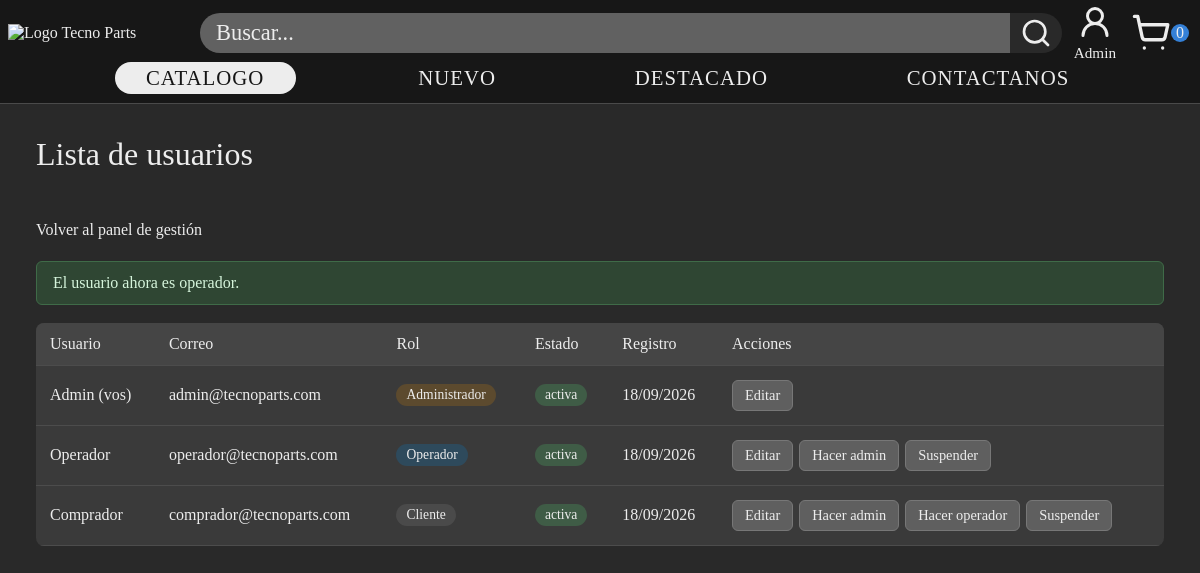
The app's page /index.php?pagina=admin_usuario&aviso=rol_operador (signed in) with its own data.
### tables this page shows
CREATE TABLE `usuarios` (
  `id_usuario` INT AUTO_INCREMENT PRIMARY KEY,
  `nombre` VARCHAR(255) NOT NULL UNIQUE,
  `email` VARCHAR(255) NOT NULL UNIQUE,
  `contrasenia` VARCHAR(255) NOT NULL,
  `foto` VARCHAR(255),
  `rol` ENUM('cliente', 'administrador', 'operador') NOT NULL DEFAULT 'cliente',
  `suspendida` TINYINT(1) NOT NULL DEFAULT 0,
  `fecha_registro` DATETIME NOT NULL DEFAULT CURRENT_TIMESTAMP
);

### controllers/AdminUsuarioController.php (called while the page is built, shortened)
<?php
require_once __DIR__ . '/../config/auth.php';
class AdminUsuarioController {
    private $usuarioModel;
    private $avisos = array(
        'rol_cliente'     => "El usuario ahora es cliente.",
        'rol_operador'    => "El usuario ahora es operador.",
        'rol_admin'       => "El usuario ahora es administrador.",
        'suspendido'      => "Cuenta suspendida. El usuario no podrá iniciar sesión.",
        'reactivado'      => "Cuenta reactivada. El usuario ya puede iniciar sesión.",
    );
    public function __construct($conexion) {
        $this->usuarioModel = new UsuarioModel($conexion);
    }
    public function listar() {
        $usuarios = $this->usuarioModel->listarTodosAdmin();
        $clave = $_GET['aviso'] ?? '';
        $aviso = is_string($clave) && isset($this->avisos[$clave])
            ? $this->avisos[$clave]
            : '';
        require __DIR__ . '/../views/header.php';
        require __DIR__ . '/../views/admin/usuario_lista.php';
    }
}

### config/auth.php (called while the page is built, shortened)
<?php
function escapar ($texto) {
    return htmlspecialchars((string)$texto, ENT_QUOTES, 'UTF-8');
}

### models/UsuarioModel.php (called while the page is built, shortened)
<?php
class UsuarioModel {
    private $conexion;
    public function __construct($conexion) {
            $this->conexion = $conexion;
    }
    private $columnasAdmin = "id_usuario, nombre, email, foto, rol, suspendida, fecha_registro";
    public function listarTodosAdmin() {
        $sql = "SELECT $this->columnasAdmin
            FROM usuarios
            ORDER BY fecha_registro DESC, id_usuario DESC";
        $resultado = $this->conexion->query($sql);
        return $resultado->fetch_all(MYSQLI_ASSOC);
    }
}
?>

### views/admin/usuario_lista.php (the view, shortened to what this page needs)
<?php
$etiquetasRol = [
    'cliente'       => 'Cliente',
    'operador'      => 'Operador',
    'administrador' => 'Administrador',
];
$idPropio = (int) ($_SESSION['id_usuario'] ?? 0);
?>
<section class="panel-admin panel-admin--sin-barra">
    <div class="panel-admin__contenido panel-productos">
    <div class="panel-admin__cabecera">
        <h1>Lista de usuarios</h1>
    </div>
    <p class="panel-productos__acciones">
        <a href="index.php?pagina=panel">Volver al panel de gestión</a>
    </p>
    <?php if ($aviso !== ''): ?>
        <div class="alert alert-success" role="status"><?= escapar($aviso) ?></div>
    <?php endif; ?>
    <?php if (empty($usuarios)): ?>
        <p>No hay usuarios registrados.</p>
    <?php else: ?>
        <table class="table table-striped">
            <thead>
                <tr>
                    <th>Usuario</th>
                    <th>Correo</th>
                    <th>Rol</th>
                    <th>Estado</th>
                    <th>Registro</th>
                    <th>Acciones</th>
                </tr>
            </thead>
            <tbody>
                <?php foreach ($usuarios as $usuario): ?>
                    <?php
                        $idUsuario = (int) $usuario['id_usuario'];
                        $rol = $usuario['rol'];
                        $suspendida = ((int) $usuario['suspendida'] === 1);
                        $esPropio = ($idUsuario === $idPropio);
                    ?>
                    <tr>
                        <td><?= escapar($usuario['nombre']) ?><?= $esPropio ? ' (vos)' : '' ?></td>
                        <td><?= escapar($usuario['email']) ?></td>
                        <td>
                            <span class="rol rol-<?= escapar($rol) ?>">
                                <?= escapar($etiquetasRol[$rol] ?? $rol) ?>
                            </span>
                        </td>
                        <td>
                            <?php if ($suspendida): ?>
                                <span class="stock stock-agotado">suspendida</span>
                            <?php else: ?>
                                <span class="stock stock-normal">activa</span>
                            <?php endif; ?>
                        </td>
                        <td><?= escapar(date('d/m/Y', strtotime($usuario['fecha_registro']))) ?></td>
                        <td>
                            <a href="index.php?pagina=admin_usuario_editar&id=<?= $idUsuario ?>" class="btn btn-sm btn-warning">
                                Editar
                            </a>
                            <?php if (!$esPropio): ?>
                                <?php if ($rol !== 'administrador'): ?>
                                    <a href="index.php?pagina=admin_usuario_rol&id=<?= $idUsuario ?>&rol=administrador" class="btn btn-sm">
                                        Hacer admin
                                    </a>
                                <?php endif; ?>
                                <?php if ($rol !== 'operador'): ?>
                                    <a href="index.php?pagina=admin_usuario_rol&id=<?= $idUsuario ?>&rol=operador" class="btn btn-sm">
                                        Hacer operador
                                    </a>
                                <?php endif; ?>
                                <?php if ($suspendida): ?>
                                    <a href="index.php?pagina=admin_usuario_estado&id=<?= $idUsuario ?>" class="btn btn-sm btn-primary">
                                        Reactivar
                                    </a>
                                <?php else: ?>
                                    <a href="index.php?pagina=admin_usuario_estado&id=<?= $idUsuario ?>" class="btn btn-sm btn-danger">
                                        Suspender
                                    </a>
                                <?php endif; ?>
                            <?php endif; ?>
                        </td>
                    </tr>
                <?php endforeach; ?>
            </tbody>
        </table>
    <?php endif; ?>
    </div>
</section>

### public/css/generales.css (style rules this page uses)
* { margin: 0; padding: 0; box-sizing: border-box; scroll-behavior: smooth; }
html { scroll-behavior: smooth; font-family: Playfair; color: #ededed; }
body { display: flex; flex-direction: column; background-color: #292929; }
a { display: block; text-decoration: none; color: inherit; cursor: pointer; }

### public/css/paginaPanel.css (style rules this page uses)
body.body-panel { min-height: 100dvh; }
.panel-admin { display: grid; grid-template-columns: 215px minmax(0, 1fr); align-items: stretch; min-height: calc(100dvh - 110px); }
.panel-admin--sin-barra { display: block; width: 100%; }
.panel-admin__contenido { min-width: 0; padding: 32px 36px 48px; }
.panel-admin__cabecera { display: flex; align-items: center; gap: 14px; margin-bottom: 24px; }
.panel-admin__cabecera h1 { font-size: 2rem; font-weight: 400; }
.panel-admin__tarjeta .btn, .panel-productos .btn { display: inline-block; padding: 10px 20px; font-family: inherit; font-size: 1rem; background-color: #5f5f5f; color: #ededed; border: 1px solid #777; border-radius: 6px; transition: background-color 150ms ease; }
.panel-admin .alert-success, .panel-productos .alert { margin-bottom: 18px; padding: 12px 16px; background-color: #2f4633; color: #d6f5dc; border: 1px solid #3f6b48; border-radius: 6px; }
.rol { display: inline-block; padding: 3px 10px; font-size: 0.85rem; border-radius: 999px; background-color: #4a4a4a; }
.rol-administrador { background-color: #5c4a2e; }
.rol-operador { background-color: #2e4a5c; }
.panel-productos .table td .btn-sm { margin: 2px 2px 2px 0; white-space: nowrap; }
.panel-productos h1 { margin-bottom: 24px; font-size: 2rem; font-weight: 400; }
.panel-productos__acciones { display: flex; gap: 14px; margin-bottom: 22px; }
.panel-productos .table { width: 100%; border-collapse: collapse; background-color: #3a3a3a; border-radius: 8px; overflow: hidden; }
.panel-productos .table th, .panel-productos .table td { padding: 12px 14px; text-align: left; vertical-align: middle; border-bottom: 1px solid #4c4c4c; }
.panel-productos .table th { background-color: #454545; font-weight: 400; }
.panel-productos .table .btn-sm { padding: 6px 12px; font-size: 0.9rem; }
.stock { display: inline-block; padding: 3px 10px; font-size: 0.85rem; border-radius: 999px; background-color: #4f5a4f; }
.stock-normal { background-color: #3f5c46; }

### records on screen
usuarios: nombre "Admin", shows "(vos)", email "admin@tecnoparts.com", rol "Administrador", suspendida "activa", fecha_registro "18/09/2026"
usuarios: nombre "Operador", email "operador@tecnoparts.com", rol "Operador", suspendida "activa", fecha_registro "18/09/2026"
usuarios: nombre "Comprador", email "comprador@tecnoparts.com", rol "Cliente", suspendida "activa", fecha_registro "18/09/2026"

### other values on screen
escapar($usuarioEnHeader['nombre']) "Admin"
escapar($aviso) "El usuario ahora es operador."
